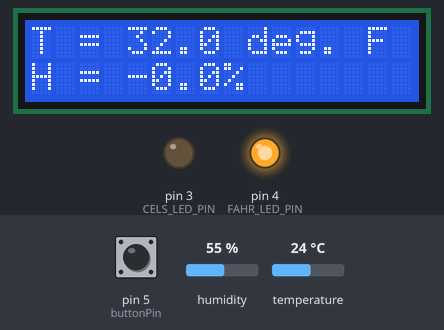
Recording of a sketch running on a simulated Arduino Uno, built with avr-gcc and run on an emulated ATmega328P. Shown: 16×2 character LCD, output pins drawn as LEDs (lit = HIGH). The inputs (shaded band) are chosen by the test bench; at power-on: pin 5 (buttonPin) HIGH, humidity 55 %, temperature 24 °C. What the sketch prints to the serial monitor is not drawn.

Above: at 1.2 s.
1.3 s: pin 5 (buttonPin) pulled LOW for 3.2 s
At 5.0 s:
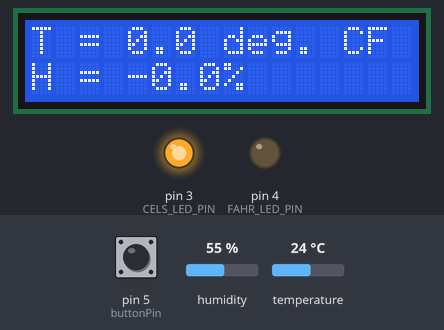
7.5 s: humidity set to 22 %
At 10.2 s:
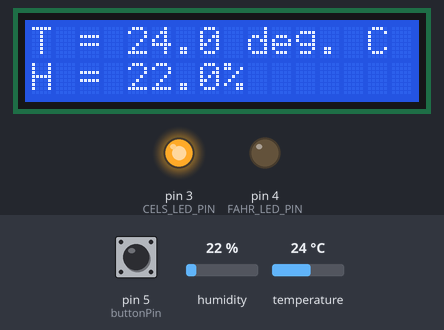
10.5 s: pin 5 (buttonPin) pulled LOW for 0.15 s
At 12.1 s:
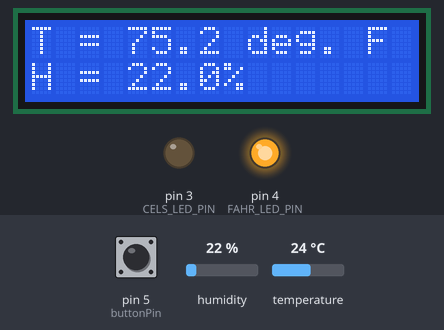
12.2 s: temperature set to 12 °C
At 16.0 s:
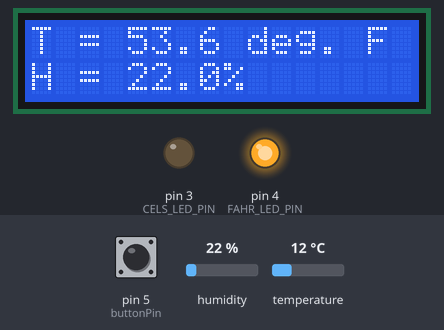
16.5 s: humidity set to 40 %
At 18.3 s:
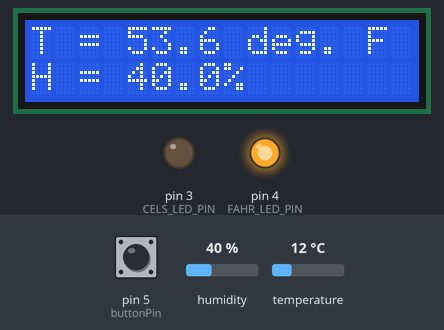
19.5 s: temperature set to 19 °C
At 21.9 s:
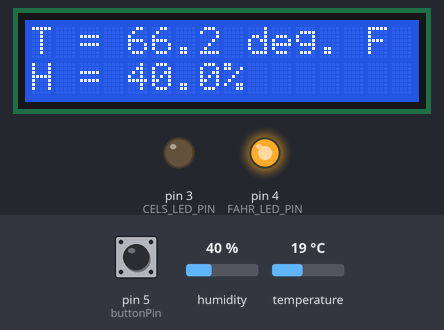
Timing chart, 0 to 23.4 s (numbered marks = the images above; inputs shaded):
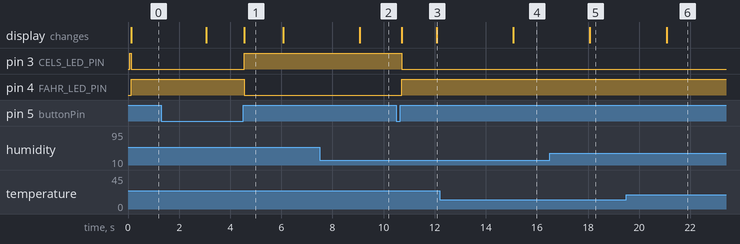

Measured:
- after the input at 1.3 s, pin 3 (CELS_LED_PIN): LOW → HIGH after 3.3 s; pin 4 (FAHR_LED_PIN): HIGH → LOW after 3.3 s; the display: first differs from a run without the input after 3.3 s (image 1)
- after the input at 7.5 s, the display: changes after 1.6 s (image 2)
- after the input at 10.5 s, pin 3 (CELS_LED_PIN): HIGH → LOW after 0.21 s; pin 4 (FAHR_LED_PIN): LOW → HIGH after 0.21 s; the display: first changes after 0.21 s (image 3 shows a later state)
- after the input at 12.2 s, the display: changes after 2.9 s (image 4)
- after the input at 16.5 s, the display: changes after 1.6 s (image 5)
- after the input at 19.5 s, the display: changes after 1.6 s (image 6)
- what the display in image 1 shows lasts 1.5 s, from 4.6 s to 6.1 s

The sketch:

humidity_display.ino
```cpp
#include <dht.h>
#include <LiquidCrystal.h>

#include <dht_nonblocking.h>
#define DHT_SENSOR_TYPE DHT_TYPE_11

//Varaibles for Humidity ensior
static const int DHT_SENSOR_PIN = 2;
DHT_nonblocking dht_sensor( DHT_SENSOR_PIN, DHT_SENSOR_TYPE );
dht DHT;

//Varaibles for lcd
const int rs = 7, en = 8, d4 = 9, d5 = 10, d6 = 11, d7 = 12;
LiquidCrystal lcd(rs, en, d4, d5, d6, d7);

//Variables for LEDs
bool isCelcius = true;
const int FAHR_LED_PIN = 4;
const int CELS_LED_PIN = 3;

//Varaibles for button
const int buttonPin = 5;  // the number of the pushbutton pin
int buttonState;            // the current reading from the input pin
int lastButtonState = LOW;  // the previous reading from the input pin
unsigned long lastDebounceTime = 0;  // the last time the output pin was toggled
unsigned long debounceDelay = 50;    // the debounce time; increase if the output flickers

void setup() {
  // put your setup code here, to run once:
  Serial.begin(9600);
  lcd.begin(16, 2);
  lcd.print("BEGIN");
  pinMode(DHT_SENSOR_PIN, INPUT);
  pinMode(buttonPin, INPUT_PULLUP);
  pinMode(FAHR_LED_PIN, OUTPUT);
  pinMode(CELS_LED_PIN, OUTPUT);
}

/*
 * Poll for a measurement, keeping the state machine alive.  Returns
 * true if a measurement is available.
 */
static bool measure_environment( float *temperature, float *humidity ){
  static unsigned long measurement_timestamp = millis( );

  /* Measure once every four seconds. */
  if( millis( ) - measurement_timestamp > 3000ul )
  {
    if( dht_sensor.measure( temperature, humidity ) == true )
    {
      measurement_timestamp = millis( );
      return( true );
    }
  }

  return( false );
}

float celcius_to_fahrenheit(float c) {
  return (c * (9.0 / 5.0)) + 32.0;
}

void outputInfo(float temp_c, float hum){
  lcd.setCursor(0, 0);

  lcd.print( "T = " );

  if (isCelcius) {
    lcd.print( temp_c, 1 );
    lcd.print( " deg. C" );
  } else {
    float temp_f = celcius_to_fahrenheit(temp_c);
    lcd.print( temp_f, 1 );
    lcd.print( " deg. F" );
  }
  lcd.setCursor(0, 1);


  lcd.print("H = ");
  lcd.print( hum, 1 );
  lcd.print( "%" );
}

void debugInfo(float temp_c, float hum){
  Serial.print( "T = " );

  if (isCelcius) {
    Serial.print( temp_c, 1 );
    Serial.print( " deg. C, " );
  } else {
    float temp_f = celcius_to_fahrenheit(temp_c);
    Serial.print( temp_f, 1 );
    Serial.print( " deg. F, " );
  }


  Serial.print("H = ");
  Serial.print( hum, 1 );
  Serial.println( "%" );
}

void loop() {
  float temperature;
  float humidity;

  /* Measure temperature and humidity.  If the functions returns
     true, then a measurement is available. */
  if( measure_environment( &temperature, &humidity ) == true )
  {
    outputInfo(temperature, humidity);
    debugInfo(temperature, humidity);
  }

  //Sets LED
  if (isCelcius) {
    digitalWrite(FAHR_LED_PIN, LOW);
    digitalWrite(CELS_LED_PIN, HIGH);
  } else {
    digitalWrite(FAHR_LED_PIN, HIGH);
    digitalWrite(CELS_LED_PIN, LOW);
  }

  //debounce
  int reading = digitalRead(buttonPin);
  if (reading != lastButtonState) {
    // reset the debouncing timer
    lastDebounceTime = millis();
  }

  if ((millis() - lastDebounceTime) > debounceDelay) {
    // if the button state has changed:
    if (reading != buttonState) {
      buttonState = reading;
      // only toggle the LED if the new button state is HIGH
      if (buttonState == HIGH) {
        isCelcius = !isCelcius;
        outputInfo(temperature, humidity);
        debugInfo(temperature, humidity);
      }
    }
  }
  // save the reading. Next time through the loop, it'll be the lastButtonState:
  lastButtonState = reading;
}
```
